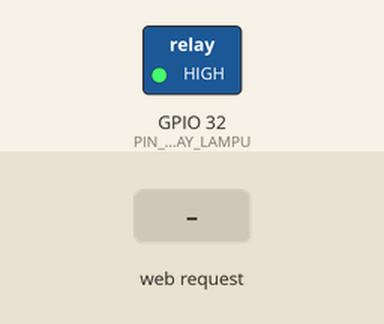
This sketch was run on a simulated ESP32. Shown: switched loads named in the sketch (green lamp = pin HIGH). Inputs (shaded band) come from the test bench. WiFi joins after 1.5 s; servers stay silent unless stated; what the sketch prints to the serial monitor is not drawn.

Above: at 3.2 s.
3.3 s: HTTP request GET /on received
At 4.0 s:
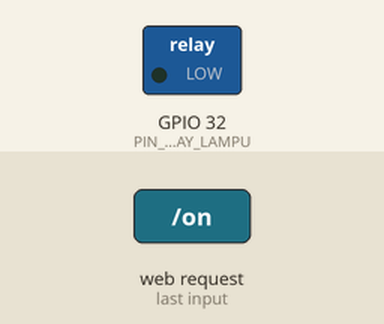
6.3 s: HTTP request GET /off received
At 7.5 s:
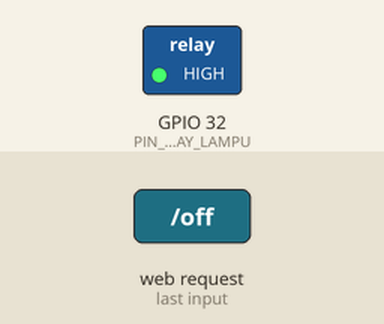
Timing chart, 0 to 9.3 s (numbered marks = the images above; inputs shaded):
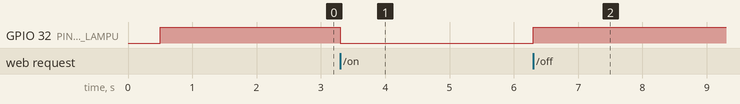

The sketch:

modul10_sakelar_web.ino
```cpp
// Modul 10 - Praktik 8: sakelar lampu dari HP (ESP32 sebagai server web)
// Buka http://<alamat IP ESP32>/ di browser HP yang tersambung ke WiFi yang SAMA.
// Tautan /on menyalakan relay lampu (D32), /off mematikannya.
// Tanpa kata sandi: hanya untuk jaringan rumah, jangan pernah dibuka ke internet.

#include <WiFi.h>
#include <WebServer.h>  // ikut paket esp32: ESP32 menjadi server web kecil
#include <ESPmDNS.h>    // ikut paket esp32: nama node1.local (bonus, Praktik 9)
#include "secrets.h"    // berisi WIFI_NAMA dan WIFI_SANDI

const int PIN_RELAY_LAMPU = 32;  // relay aktif LOW (Modul 5)
const char NAMA_PERANGKAT[] = "node1";

WebServer server(80);  // 80 = nomor "pintu" bawaan HTTP
bool lampu = false;

// Halaman siap tempel. R"( ... )" = teks mentah: boleh memuat petik ganda dan beberapa baris.
// Tampilan yang cantik menunggu Modul 22.
const char HALAMAN[] = R"(<!DOCTYPE html>
<html>
<head>
<meta charset="utf-8">
<meta name="viewport" content="width=device-width, initial-scale=1">
<title>Node 1</title>
</head>
<body style="font-family: sans-serif; font-size: 22px; padding: 16px">
<h2>Lampu: %KEADAAN%</h2>
<p><a href="/on">Nyalakan lampu</a></p>
<p><a href="/off">Matikan lampu</a></p>
</body>
</html>)";

void aturLampu(bool nyala) {
  lampu = nyala;
  if (nyala) {
    digitalWrite(PIN_RELAY_LAMPU, LOW);  // relay aktif LOW
  } else {
    digitalWrite(PIN_RELAY_LAMPU, HIGH);
  }
}

// Kirim halaman dengan keadaan lampu terbaru.
void kirimHalaman() {
  String html = HALAMAN;
  if (lampu) {
    html.replace("%KEADAAN%", "MENYALA");
  } else {
    html.replace("%KEADAAN%", "PADAM");
  }
  server.send(200, "text/html", html);  // kode status 200 = OK
}

// Catat siapa yang meminta apa, misalnya "GET /on dari 192.168.1.42".
void catatPermintaan() {
  Serial.printf("GET %s dari %s\n", server.uri().c_str(), server.client().remoteIP().toString().c_str());
}

void tanganiBeranda() {
  catatPermintaan();
  kirimHalaman();
}

void tanganiOn() {
  catatPermintaan();
  aturLampu(true);
  kirimHalaman();
}

void tanganiOff() {
  catatPermintaan();
  aturLampu(false);
  kirimHalaman();
}

void tanganiTidakAda() {
  catatPermintaan();
  server.send(404, "text/plain", "404: halaman ini tidak ada. Coba /, /on, atau /off");
}

void setup() {
  Serial.begin(115200);
  delay(500);
  pinMode(PIN_RELAY_LAMPU, OUTPUT);
  aturLampu(false);  // segera matikan: pinMode(OUTPUT) baru saja membuat pin LOW (= relay menarik)
  Serial.println();

  WiFi.setHostname(NAMA_PERANGKAT);  // nama yang tampil di daftar perangkat router (Praktik 9)
  WiFi.mode(WIFI_STA);
  WiFi.begin(WIFI_NAMA, WIFI_SANDI);
  Serial.printf("Menyambung ke \"%s\"", WIFI_NAMA);
  unsigned long mulai = millis();
  while (WiFi.status() != WL_CONNECTED && millis() - mulai < 20000) {
    Serial.print(".");
    delay(250);
  }
  Serial.println();
  if (WiFi.status() != WL_CONNECTED) {
    Serial.println("Belum tersambung setelah 20 detik. Periksa tab secrets.h, lalu tekan EN.");
    return;
  }

  server.on("/", tanganiBeranda);  // "kalau ada yang meminta /, jalankan tanganiBeranda()"
  server.on("/on", tanganiOn);
  server.on("/off", tanganiOff);
  server.onNotFound(tanganiTidakAda);
  server.begin();
  Serial.printf("Server web siap. Buka di HP: http://%s/\n", WiFi.localIP().toString().c_str());

  if (MDNS.begin(NAMA_PERANGKAT)) {  // bonus: nama .local (sering gagal di HP Android)
    MDNS.addService("http", "tcp", 80);
    Serial.printf("Atau coba: http://%s.local/ (sering gagal di HP Android)\n", NAMA_PERANGKAT);
  }
}

void loop() {
  server.handleClient();  // layani permintaan yang datang, lalu langsung kembali (tidak menunggu)
}
```

secrets.h
```cpp
// secrets.h - RAHASIA: nama dan kata sandi WiFi-mu.
// File ini CONTOH. Ganti kedua teks di bawah dengan nama dan kata sandi WiFi 2,4 GHz milikmu.
// Di repositorimu sendiri, secrets.h diabaikan Git lewat .gitignore (Modul 10, Praktik 1)
// sehingga kata sandimu tidak pernah ikut terunggah ke GitHub.
#pragma once

const char WIFI_NAMA[] = "NamaWiFiRumahmu";   // nama WiFi (SSID), huruf besar-kecil harus sama persis
const char WIFI_SANDI[] = "KataSandiWiFimu";  // kata sandi WiFi
```

Measured:
- after the input at 3.3 s, GPIO 32 (PIN_RELAY_LAMPU): HIGH → LOW at once
- after the input at 6.3 s, GPIO 32 (PIN_RELAY_LAMPU): LOW → HIGH at once
